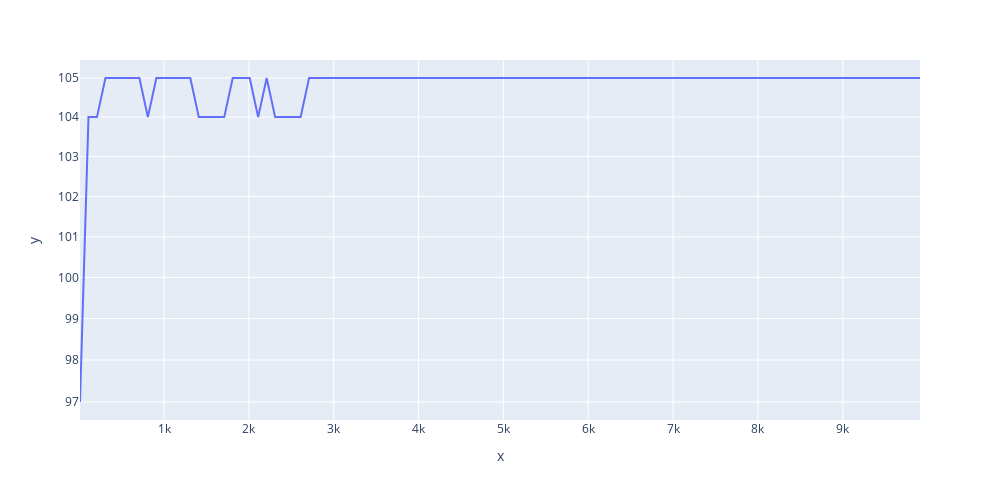

Notebook cell for this chart:
### Code cell
fig = px.line(x=window_sizes, y=mean_vals, width=1000, height=500)
fig.update_layout(yaxis_type="log")
fig.show()

### Figure 1 — Plotly figure (JSON) as saved in the notebook; plotly's stock layout.template omitted (floating-point values rounded to 4 significant figures)
{"data": [{"hovertemplate": "x=%{x}<br>y=%{y}<extra></extra>", "legendgroup": "", "line": {"color": "#636efa", "dash": "solid"}, "mode": "lines", "name": "", "showlegend": false, "type": "scatter", "x": [10, 110, 210, 310, 410, 510, 610, 710, 810, 910, 1010, 1110, 1210, 1310, 1410, 1510, 1610, 1710, 1810, 1910, 2010, 2110, 2210, 2310, 2410, 2510, 2610, 2710, 2810, 2910, 3010, 3110, 3210, 3310, 3410, 3510, 3610, 3710, 3810, 3910, 4010, 4110, 4210, 4310, 4410, 4510, 4610, 4710, 4810, 4910, 5010, 5110, 5210, 5310, 5410, 5510, 5610, 5710, 5810, 5910, 6010, 6110, 6210, 6310, 6410, 6510, 6610, 6710, 6810, 6910, 7010, 7110, 7210, 7310, 7410, 7510, 7610, 7710, 7810, 7910, 8010, 8110, 8210, 8310, 8410, 8510, 8610, 8710, 8810, 8910, 9010, 9110, 9210, 9310, 9410, 9510, 9610, 9710, 9810, 9910], "xaxis": "x", "y": [97, 104, 104, 105, 105, 105, 105, 105, 104, 105, 105, 105, 105, 105, 104, 104, 104, 104, 105, 105, 105, 104, 105, 104, 104, 104, 104, 105, 105, 105, 105, 105, 105, 105, 105, 105, 105, 105, 105, 105, 105, 105, 105, 105, 105, 105, 105, 105, 105, 105, 105, 105, 105, 105, 105, 105, 105, 105, 105, 105, 105, 105, 105, 105, 105, 105, 105, 105, 105, 105, 105, 105, 105, 105, 105, 105, 105, 105, 105, 105, 105, 105, 105, 105, 105, 105, 105, 105, 105, 105, 105, 105, 105, 105, 105, 105, 105, 105, 105, 105], "yaxis": "y"}], "layout": {"height": 500, "legend": {"tracegroupgap": 0}, "margin": {"t": 60}, "width": 1000, "xaxis": {"anchor": "y", "autorange": true, "domain": [0, 1], "range": [10, 9910], "title": {"text": "x"}, "type": "linear"}, "yaxis": {"anchor": "x", "autorange": true, "domain": [0, 1], "range": [1.985, 2.023], "title": {"text": "y"}, "type": "log"}}}
